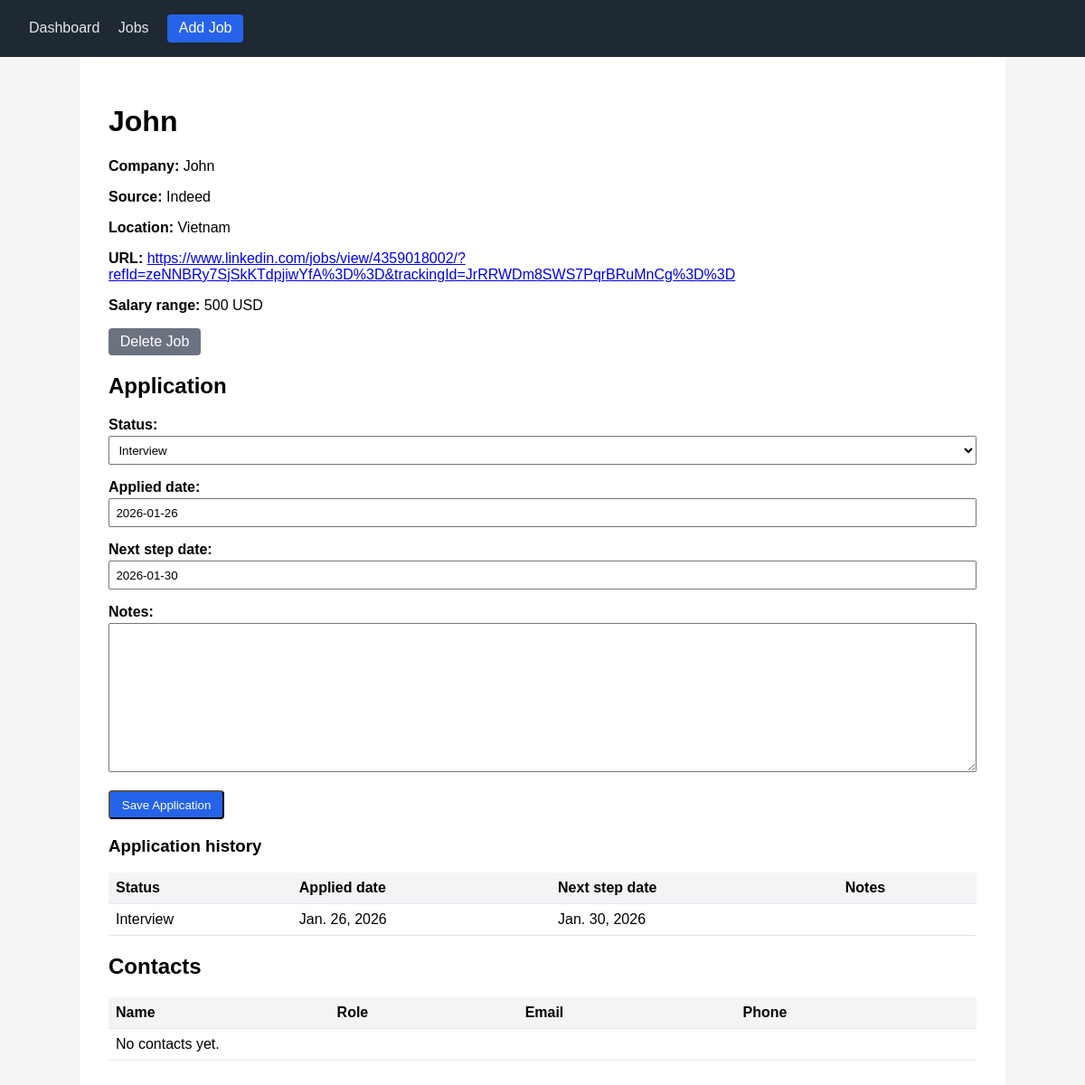
Screenshot of /jobs/3/ with the database file from the repository.
### tracker/models.py (models this page shows, shortened)
class Job(models.Model):
    title = models.CharField(max_length=255)
    company = models.CharField(max_length=255)
    source = models.CharField(max_length=255)
    url = models.URLField()
    location = models.CharField(max_length=255)
    salary_range = models.CharField(max_length=255, blank=True)
    created_at = models.DateTimeField(auto_now_add=True)

class Application(models.Model):
    STATUS_TO_APPLY = "To Apply"
    STATUS_APPLIED = "Applied"
    STATUS_INTERVIEW = "Interview"
    STATUS_OFFER = "Offer"
    STATUS_REJECTED = "Rejected"
    STATUS_CHOICES = [
        (STATUS_TO_APPLY, "To Apply"),
        (STATUS_APPLIED, "Applied"),
        (STATUS_INTERVIEW, "Interview"),
        (STATUS_OFFER, "Offer"),
        (STATUS_REJECTED, "Rejected"),
    ]
    job = models.ForeignKey(Job, on_delete=models.CASCADE, related_name="applications")
    status = models.CharField(max_length=20, choices=STATUS_CHOICES)
    applied_date = models.DateField(null=True, blank=True)
    next_step_date = models.DateField(null=True, blank=True)
    notes = models.TextField(blank=True)

### tracker/views.py (the view)
# urls.py: path("jobs/<int:pk>/", views.job_detail, name="job_detail"),
def job_detail(request, pk):
    job = get_object_or_404(Job, pk=pk)
    applications = job.applications.all().order_by("-applied_date")
    contacts = job.contacts.all()
    if applications.exists():
        application = applications.first()
    else:
        application = Application(job=job)
    if request.method == "POST":
        form = ApplicationForm(request.POST, instance=application)
        if form.is_valid():
            app_obj = form.save(commit=False)
            app_obj.job = job
            app_obj.save()
            messages.success(request, "Application details saved.")
            return redirect(reverse("job_detail", args=[job.pk]))
    else:
        form = ApplicationForm(instance=application)
    context = {
        "job": job,
        "applications": applications,
        "contacts": contacts,
        "form": form,
    }
    return render(request, "tracker/job_detail.html", context)

### tracker/forms.py
class ApplicationForm(forms.ModelForm):
    class Meta:
        model = Application
        fields = ["status", "applied_date", "next_step_date", "notes"]

### tracker/templates/tracker/job_detail.html (shortened to what this page needs)
{% extends "tracker/base.html" %}
{% block content %}
<h1>{{ job.title }}</h1>
<p><strong>Company:</strong> {{ job.company }}</p>
<p><strong>Source:</strong> {{ job.source }}</p>
<p><strong>Location:</strong> {{ job.location }}</p>
<p><strong>URL:</strong> <a href="{{ job.url }}" target="_blank">{{ job.url }}</a></p>
{% if job.salary_range %}
    <p><strong>Salary range:</strong> {{ job.salary_range }}</p>
{% endif %}
<p>
    <a href="{% url 'job_delete' job.pk %}" class="btn btn-secondary">Delete Job</a>
</p>
<h2>Application</h2>
<form method="post">
    {{ form.as_p }}
    <button type="submit" class="btn">Save Application</button>
</form>
<h3>Application history</h3>
<table>
    <thead>
    <tr>
        <th>Status</th>
        <th>Applied date</th>
        <th>Next step date</th>
        <th>Notes</th>
    </tr>
    </thead>
    <tbody>
    {% for app in applications %}
        <tr>
            <td>{{ app.status }}</td>
            <td>{{ app.applied_date }}</td>
            <td>{{ app.next_step_date }}</td>
            <td>{{ app.notes|linebreaksbr }}</td>
        </tr>
    {% empty %}
        <tr><td colspan="4">No applications yet.</td></tr>
    {% endfor %}
    </tbody>
</table>
<h2>Contacts</h2>
<table>
    <thead>
    <tr>
        <th>Name</th>
        <th>Role</th>
        <th>Email</th>
        <th>Phone</th>
    </tr>
    </thead>
    <tbody>
    {% for contact in contacts %}
        <tr>
            <td>{{ contact.name }}</td>
            <td>{{ contact.role }}</td>
            <td>{{ contact.email }}</td>
            <td>{{ contact.phone }}</td>
        </tr>
    {% empty %}
        <tr><td colspan="4">No contacts yet.</td></tr>
    {% endfor %}
    </tbody>
</table>
{% endblock %}

### tracker/templates/tracker/base.html (style rules this page uses)
body { font-family: Arial, sans-serif; margin: 0; padding: 0; background: #f5f5f5; }
table { width: 100%; border-collapse: collapse; margin-top: 1rem; }
th, td { padding: 0.5rem; border-bottom: 1px solid #e5e7eb; text-align: left; }
th { background: #f3f4f6; }
.btn { display: inline-block; padding: 0.4rem 0.8rem; background: #2563eb; color: white; text-decoration: none; border-radius: 4px; }
.btn-secondary { background: #6b7280; }
form { margin-top: 1rem; }
label { display: block; margin-top: 0.5rem; font-weight: bold; }
input, textarea, select { width: 100%; padding: 0.4rem; margin-top: 0.2rem; box-sizing: border-box; }

### rows the page displays
Job: title "John", company "John", source "Indeed", location "Vietnam", url "https://www.linkedin.com/jobs/view/4359018002/?refId=zeNNBRy7SjSkKTdpjiwYfA%3D%3D&trackingId=JrRRWDm8SWS7PqrBRuMnCg%3D%3D", salary_range "500 USD"
Application: status "Interview", applied_date "2026-01-26", next_step_date "2026-01-30", applied_date "Jan. 26, 2026", next_step_date "Jan. 30, 2026"
